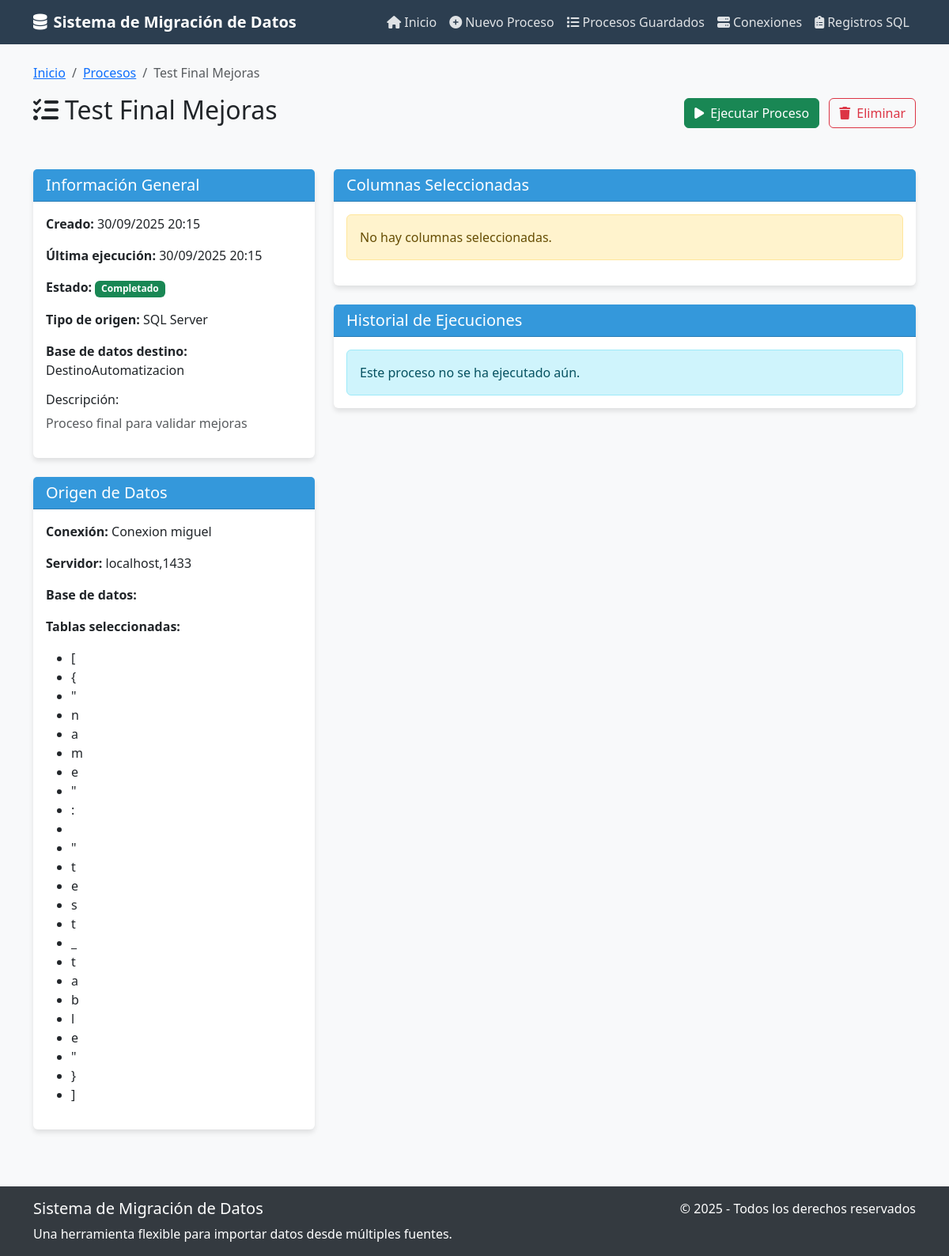
Page /automatizacion/process/17/ on the committed database.
### automatizacion/models.py (models this page shows, shortened)
class MigrationProcess(models.Model):
    STATUS_CHOICES = [
        ('draft', 'Borrador'),
        ('db_selected', 'Base de datos seleccionada'),
        ('tables_selected', 'Tablas seleccionadas'),
        ('columns_selected', 'Columnas seleccionadas'),
        ('configured', 'Configurado'),
        ('validated', 'Validado'),
        ('ready', 'Listo para ejecutar'),
        ('running', 'En ejecución'),
        ('completed', 'Completado'),
        ('failed', 'Fallido'),
    ]
    name = models.CharField(max_length=255)
    description = models.TextField(blank=True, null=True)
    source = models.ForeignKey(DataSource, on_delete=models.CASCADE, related_name='processes')
    selected_sheets = models.JSONField(null=True, blank=True)  # Lista de hojas seleccionadas
    selected_database = models.CharField(max_length=100, blank=True, null=True)  # Base de datos seleccionada
    selected_tables = models.JSONField(null=True, blank=True)  # Lista de tablas seleccionadas
    selected_columns = models.JSONField(null=True, blank=True)  # Dict de columnas seleccionadas por tabla/hoja
    target_db_name = models.CharField(max_length=100, default='default')
    target_db_connection = models.ForeignKey(DatabaseConnection, on_delete=models.SET_NULL, null=True, blank=True, related_name='target_processes')
    target_table = models.CharField(max_length=100, blank=True, null=True)  # Tabla de destino
    status = models.CharField(max_length=20, choices=STATUS_CHOICES, default='draft')
    created_at = models.DateTimeField(auto_now_add=True)
    last_run = models.DateTimeField(null=True, blank=True)
    allow_rollback = models.BooleanField(default=True)
    last_checkpoint = models.JSONField(null=True, blank=True)  # Para almacenar puntos de restauración

class DataSource(models.Model):
    TYPE_CHOICES = [
        ('excel', 'Excel (.xlsx)'),
        ('csv', 'CSV'),
        ('sql', 'SQL Server'),
    ]
    name = models.CharField(max_length=255)
    source_type = models.CharField(max_length=20, choices=TYPE_CHOICES)
    file_path = models.CharField(max_length=255, blank=True, null=True)  # Solo para archivos
    connection = models.ForeignKey(DatabaseConnection, on_delete=models.SET_NULL, null=True, blank=True)  # Solo para SQL
    created_at = models.DateTimeField(auto_now_add=True)

class DatabaseConnection(models.Model):
    name = models.CharField(max_length=100)
    server = models.CharField(max_length=255)
    username = models.CharField(max_length=100)
    password = models.CharField(max_length=255)
    port = models.IntegerField(default=1433)
    created_at = models.DateTimeField(auto_now_add=True)
    last_used = models.DateTimeField(null=True, blank=True)
    selected_database = models.CharField(max_length=100, blank=True, null=True)
    available_databases = models.JSONField(null=True, blank=True)

### automatizacion/views.py (the view)
# urls.py: path('process/<int:process_id>/', views.view_process, name='view_process'),
def view_process(request, process_id):
    process = get_object_or_404(MigrationProcess, pk=process_id)
    logs = process.logs.all().order_by('-timestamp')[:10]
    context = {
        'process': process,
        'logs': logs
    }
    if process.source.source_type == 'excel' or process.source.source_type == 'csv':
        context['file_path'] = process.source.file_path
    elif process.source.source_type == 'sql':
        context['connection'] = process.source.connection
    return render(request, 'automatizacion/view_process.html', context)

### proyecto_automatizacion/templates/automatizacion/view_process.html (shortened to what this page needs)
{% extends "base.html" %}
{% block content %}
<div class="row mb-4">
    <div class="col-md-12">
        <nav aria-label="breadcrumb">
            <ol class="breadcrumb">
                <li class="breadcrumb-item"><a href="{% url 'automatizacion:index' %}">Inicio</a></li>
                <li class="breadcrumb-item"><a href="{% url 'automatizacion:list_processes' %}">Procesos</a></li>
                <li class="breadcrumb-item active">{{ process.name }}</li>
            </ol>
        </nav>
        <div class="d-flex justify-content-between align-items-center mb-4">
            <h2><i class="fas fa-tasks me-2"></i>{{ process.name }}</h2>
            <div>
                <a href="{% url 'automatizacion:run_process' process.id %}" class="btn btn-success">
                    <i class="fas fa-play me-2"></i>Ejecutar Proceso
                </a>
                <a href="{% url 'automatizacion:delete_process' process.id %}" class="btn btn-outline-danger ms-2">
                    <i class="fas fa-trash me-2"></i>Eliminar
                </a>
            </div>
        </div>
    </div>
</div>
<div class="row">
    <div class="col-md-4">
        <div class="card mb-4">
            <div class="card-header">
                <h5 class="mb-0">Información General</h5>
            </div>
            <div class="card-body">
                <p><strong>Creado:</strong> {{ process.created_at|date:"d/m/Y H:i" }}</p>
                <p><strong>Última ejecución:</strong>
                    {% if process.last_run %}
                        {{ process.last_run|date:"d/m/Y H:i" }}
                    {% else %}
                        Nunca
                    {% endif %}
                </p>
                <p><strong>Estado:</strong>
                    <span class="badge {% if process.status == 'completed' %}bg-success{% elif process.status == 'failed' %}bg-danger{% elif process.status == 'running' %}bg-warning{% else %}bg-secondary{% endif %}">
                        {{ process.get_status_display }}
                    </span>
                </p>
                <p><strong>Tipo de origen:</strong> {{ process.source.get_source_type_display }}</p>
                <p><strong>Base de datos destino:</strong> {{ process.target_db_name }}</p>
                {% if process.description %}
                    <div class="mt-3">
                        <h6>Descripción:</h6>
                        <p class="text-muted">{{ process.description }}</p>
                    </div>
                {% endif %}
            </div>
        </div>
        <div class="card mb-4">
            <div class="card-header">
                <h5 class="mb-0">Origen de Datos</h5>
            </div>
            <div class="card-body">
                {% if process.source.source_type == 'excel' or process.source.source_type == 'csv' %}
                    <p><strong>Archivo:</strong> {{ process.source.name }}</p>
                    {% if process.selected_sheets %}
                        <p><strong>Hojas seleccionadas:</strong></p>
                        <ul>
                            {% for sheet in process.selected_sheets %}
                                <li>{{ sheet }}</li>
                            {% endfor %}
                        </ul>
                    {% endif %}
                {% else %}
                    <p><strong>Conexión:</strong> {{ connection.name }}</p>
                    <p><strong>Servidor:</strong> {{ connection.server }}</p>
                    <p><strong>Base de datos:</strong> {{ connection.database }}</p>
                    {% if process.selected_tables %}
                        <p><strong>Tablas seleccionadas:</strong></p>
                        <ul>
                            {% for table in process.selected_tables %}
                                <li>{{ table }}</li>
                            {% endfor %}
                        </ul>
                    {% endif %}
                {% endif %}
            </div>
        </div>
    </div>
    <div class="col-md-8">
        <div class="card mb-4">
            <div class="card-header">
                <h5 class="mb-0">Columnas Seleccionadas</h5>
            </div>
            <div class="card-body">
                {% if process.selected_columns %}
                    <div class="accordion" id="columnsAccordion">
                        {% for item_name, columns in process.selected_columns.items %}
                            <div class="accordion-item">
                                <h2 class="accordion-header" id="heading{{ forloop.counter }}">
                                    <button class="accordion-button collapsed" type="button" data-bs-toggle="collapse"
                                            data-bs-target="#collapse{{ forloop.counter }}"
                                            aria-expanded="false" aria-controls="collapse{{ forloop.counter }}">
                                        {{ item_name }}
                                    </button>
                                </h2>
                                <div id="collapse{{ forloop.counter }}" class="accordion-collapse collapse"
                                     aria-labelledby="heading{{ forloop.counter }}" data-bs-parent="#columnsAccordion">
                                    <div class="accordion-body">
                                        <div class="row">
                                            {% for column in columns %}
                                                <div class="col-md-4 mb-2">
                                                    <span class="badge bg-light text-dark">{{ column }}</span>
                                                </div>
                                            {% endfor %}
                                        </div>
                                    </div>
                                </div>
                            </div>
                        {% endfor %}
                    </div>
                {% else %}
                    <div class="alert alert-warning">
                        No hay columnas seleccionadas.
                    </div>
                {% endif %}
            </div>
        </div>
        <div class="card">
            <div class="card-header">
                <h5 class="mb-0">Historial de Ejecuciones</h5>
            </div>
            <div class="card-body">
                {% if logs %}
                    <div class="table-responsive">
                        <table class="table table-hover">
                            <thead>
                                <tr>
                                    <th>Fecha</th>
                                    <th>Duración</th>
                                    <th>Filas</th>
                                    <th>Estado</th>
                                </tr>
                            </thead>
                            <tbody>
                                {% for log in logs %}
                                    <tr>
                                        <td>{{ log.start_time|date:"d/m/Y H:i:s" }}</td>
                                        <td>
                                            {% if log.end_time %}
                                                {{ log.start_time|timesince:log.end_time }}
                                            {% else %}
                                                En proceso...
                                            {% endif %}
                                        </td>
                                        <td>{{ log.rows_processed }}</td>
                                        <td>
                                            <span class="badge {% if log.status == 'completed' %}bg-success{% elif log.status == 'failed' %}bg-danger{% else %}bg-warning{% endif %}">
                                                {{ log.status }}
                                            </span>
                                            {% if log.error_message %}
                                                <button class="btn btn-sm btn-outline-danger ms-2"
                                                        data-bs-toggle="tooltip"
                                                        title="{{ log.error_message }}">
                                                    <i class="fas fa-exclamation-circle"></i>
                                                </button>
                                            {% endif %}
                                        </td>
                                    </tr>
                                {% endfor %}
                            </tbody>
                        </table>
                    </div>
                {% else %}
                    <div class="alert alert-info mb-0">
                        Este proceso no se ha ejecutado aún.
                    </div>
                {% endif %}
            </div>
        </div>
    </div>
</div>
{% endblock %}

### proyecto_automatizacion/templates/base.html (style rules this page uses)
:root { --primary-color: #3498db; --secondary-color: #2c3e50; --accent-color: #e74c3c; --light-bg: #f8f9fa; --dark-bg: #343a40; }
body { font-family: 'Segoe UI', Tahoma, Geneva, Verdana, sans-serif; background-color: var(--light-bg); }
.card { box-shadow: 0 4px 6px rgba(0, 0, 0, 0.1); border: none; transition: transform 0.3s; margin-bottom: 20px; }
.card-header { background-color: var(--primary-color); color: white; font-weight: 500; }

### rows in the picture
MigrationProcess: name "Test Final Mejoras", created_at "30/09/2025 20:15", last_run "30/09/2025 20:15", status "Completado", source.source_type "SQL Server", target_db_name "DestinoAutomatizacion", description "Proceso final para validar mejoras"
DatabaseConnection: name "Conexion miguel", server "localhost,1433"

### other values in the picture
{{ table }} "[" "{" "\"" "n" "a" "m" "e" "\"" ":" "\"" "t" "e" "s" "t" "_" "t" "a" "b" "l" "e" "\"" "}" "]"
